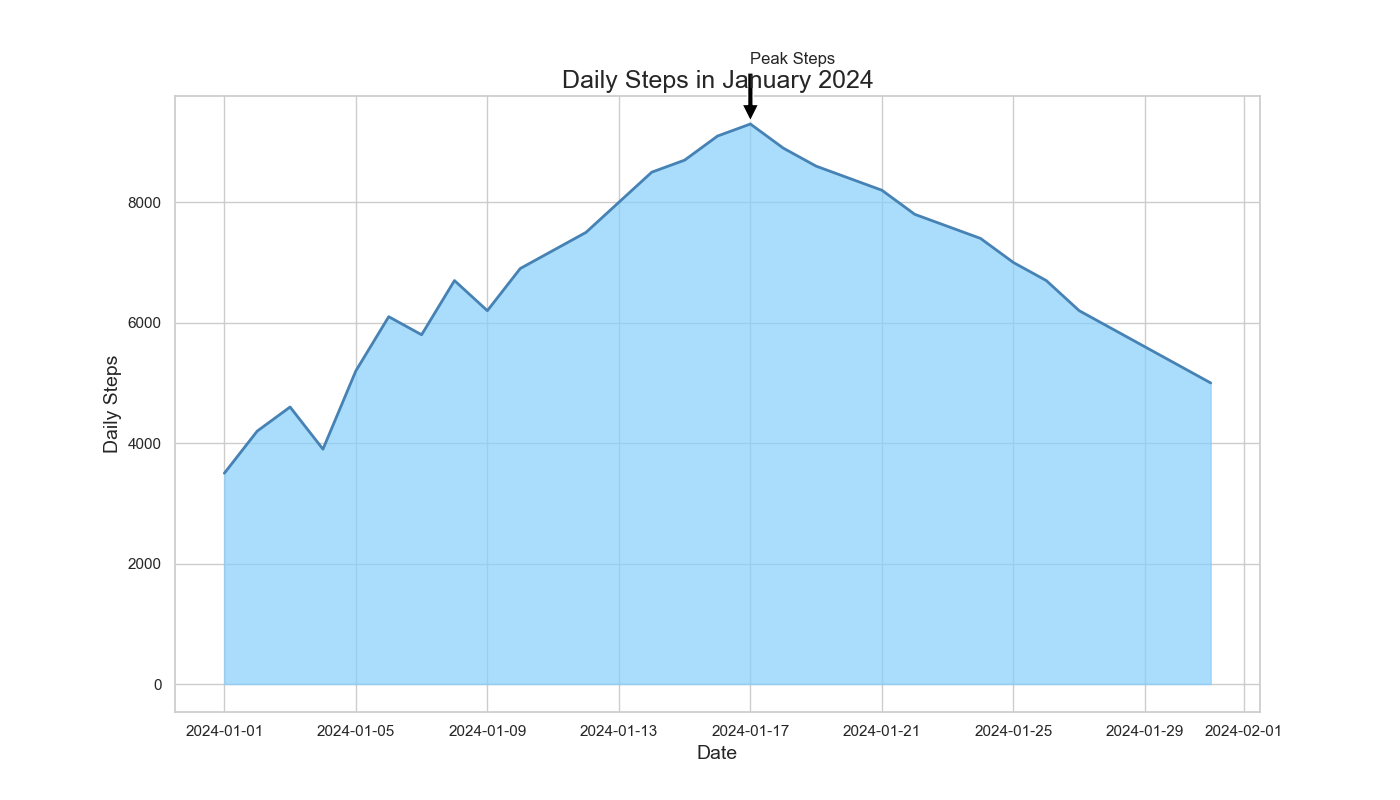

Source code (Python):

import matplotlib.pyplot as plt
import pandas as pd

data = {
    'Date': [
        '2024-01-01', '2024-01-02', '2024-01-03', '2024-01-04', '2024-01-05', 
        '2024-01-06', '2024-01-07', '2024-01-08', '2024-01-09', '2024-01-10',
        '2024-01-11', '2024-01-12', '2024-01-13', '2024-01-14', '2024-01-15', 
        '2024-01-16', '2024-01-17', '2024-01-18', '2024-01-19', '2024-01-20',
        '2024-01-21', '2024-01-22', '2024-01-23', '2024-01-24', '2024-01-25', 
        '2024-01-26', '2024-01-27', '2024-01-28', '2024-01-29', '2024-01-30',
        '2024-01-31'
    ],
    'Daily Steps': [
        3500, 4200, 4600, 3900, 5200, 6100, 5800, 6700, 6200, 6900, 7200, 7500, 
        8000, 8500, 8700, 9100, 9300, 8900, 8600, 8400, 8200, 7800, 7600, 7400, 
        7000, 6700, 6200, 5900, 5600, 5300, 5000
    ]
}

df = pd.DataFrame(data)
df['Date'] = pd.to_datetime(df['Date'])

plt.figure(figsize=(14, 8))
plt.fill_between(df['Date'], df['Daily Steps'], color='#87CEFA', alpha=0.7)
plt.plot(df['Date'], df['Daily Steps'], color='#4682B4', linewidth=2)

plt.title('Daily Steps in January 2024', fontsize=18)
plt.xlabel('Date', fontsize=14)
plt.ylabel('Daily Steps', fontsize=14)

peak_steps = df[df['Daily Steps'] == df['Daily Steps'].max()]
plt.annotate('Peak Steps', xy=(peak_steps['Date'].values[0], peak_steps['Daily Steps'].values[0]),
             xytext=(peak_steps['Date'].values[0], peak_steps['Daily Steps'].values[0]+1000),
             arrowprops=dict(facecolor='black', shrink=0.05))

plt.grid(True)
plt.show()
